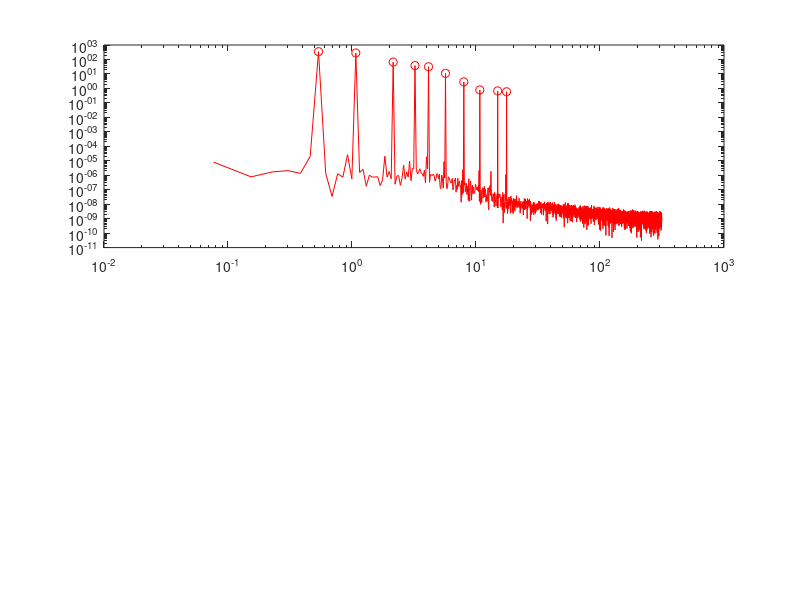

The MATLAB source for this figure: (Note: this script raises an error after producing the figure.)
load('ae4320_dataset1.mat')
N = 2^13;
t = t(1:N);
ft = ft(end-N+1:end);
error_v = validation.e;
input_v = validation.u;
error_v = error_v(end-N+1:end);
input_v = input_v(end-N+1:end);
f_t = ft;
dt = t(2) -t(1);
N = length(t);
Fs = 1/dt;

Freq = (Fs/N)*(1:N/2);
omega = 2*pi*Freq;

e_v_dft = fft(error_v,N); % Fourier transform of the error signal at excitation freq
u_v_dft = fft(input_v,N); % Fourier transform of the input signal at excitation freq
ft_dft = fft(ft,N);  % Fourier transform of the forcing function
[ft_pks , pklocs] = findpeaks(abs(ft_dft(1:N/2)),"MinPeakHeight", 0.1);

Seft_v = conj(e_v_dft(1:N)).*ft_dft(1:N)/N; % cross power spectral density of error and ft
Suft_v = conj(u_v_dft(1:N)).*ft_dft(1:N)/N; %cross power spectral density of input and ft
Sef_v =  abs(Seft_v);
Suf_v =  abs(Suft_v);



%% Pilot dynamics
omegaf = omega(pklocs)';
Hp_v = Suft_v(pklocs)./Seft_v(pklocs); %pilot dynamics at excitation freq
magh_v = abs(Hp_v); % magnitude of Hp
phaseh_v = 180*angle(Hp_v)/pi; % phase of hp

figure(7)
subplot(2,1,1)
loglog(omega,Sef_v(1:N/2),'r',omega(pklocs),Sef_v(pklocs),'or')
hold on
loglog(omega,Sef(1:N/2),'k',omega(pklocs),Sef(pklocs),'ok')
hold off
legend('cpsd of e and ft of validation data','prominent peaks validation data','cpsd of e and ft of identification data','prominent peaks identification data')

xlabel('\omega[rad/s]')
ylabel('|S_e_f_t(j \omega)|')
grid on
subplot(2,1,2)
loglog(omega,Suf_v(1:N/2),'r',omega(pklocs),Suf_v(pklocs),'or')
hold on
loglog(omega,Suf(1:N/2),'k',omega(pklocs),Suf(pklocs),'ok')
legend('cpsd of u and ft of validation data','prominent peaks validation data','cpsd of u and ft of identification data','prominent peaks identification data')
xlabel('\omega[rad/s]')
ylabel('|S_u_f_t(j \omega)|')
grid on

figure(6)
subplot(2,1,1)
loglog(omega(pklocs),magh,'ok')
hold on
loglog(omega(pklocs),magh_v,'or')
hold off
xlabel(' \omega[rad/s]')
ylabel('|H_p(j \omega)|')
legend('Magnitude from identification data','Magnitude from validation data')
axis (10.^[-0.5 1.4 0.2 1.4]) 
grid on
subplot(2,1,2)
semilogx(omega(pklocs),phaseh,'*k')
hold on
semilogx(omega(pklocs),phaseh_v,'*r')
legend('Phase from identification data','Phase from validation data')
xlabel(' \omega[rad/s]')
ylabel('\angle H_p(j \omega)')
grid on

 



